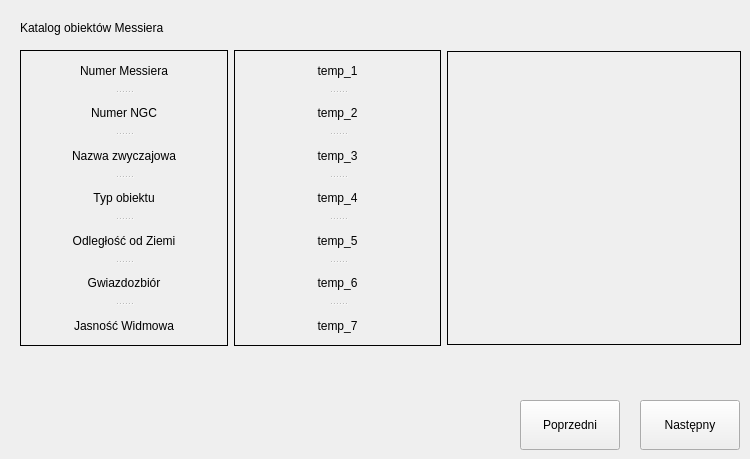
    <widget class="QWidget" name="page_katalog_sub">
     <widget class="QLabel" name="label_4">
      <property name="geometry">
       <rect>
        <x>20</x>
        <y>20</y>
        <width>291</width>
        <height>16</height>
       </rect>
      </property>
      <property name="text">
       <string>Katalog obiektów Messiera</string>
      </property>
     </widget>
     <widget class="QPushButton" name="pushButtonNext">
      <property name="geometry">
       <rect>
        <x>640</x>
        <y>400</y>
        <width>100</width>
        <height>50</height>
       </rect>
      </property>
      <property name="minimumSize">
       <size>
        <width>50</width>
        <height>50</height>
       </size>
      </property>
      <property name="maximumSize">
       <size>
        <width>100</width>
        <height>100</height>
       </size>
      </property>
      <property name="text">
       <string>Następny</string>
      </property>
     </widget>
     <widget class="QPushButton" name="pushButtonPrevious">
      <property name="geometry">
       <rect>
        <x>520</x>
        <y>400</y>
        <width>100</width>
        <height>50</height>
       </rect>
      </property>
      <property name="minimumSize">
       <size>
        <width>50</width>
        <height>50</height>
       </size>
      </property>
      <property name="maximumSize">
       <size>
        <width>100</width>
        <height>100</height>
       </size>
      </property>
      <property name="text">
       <string>Poprzedni</string>
      </property>
     </widget>
     <widget class="QWidget" name="horizontalLayoutWidget">
      <property name="geometry">
       <rect>
        <x>20</x>
        <y>50</y>
        <width>721</width>
        <height>296</height>
       </rect>
      </property>
      <layout class="QHBoxLayout" name="horizontalLayout_2">
       <item>
        <widget class="QSplitter" name="splitter_4">
         <property name="frameShape">
          <enum>QFrame::Box</enum>
         </property>
         <property name="orientation">
          <enum>Qt::Vertical</enum>
         </property>
         <widget class="QLabel" name="label_24">
          <property name="text">
           <string>Numer Messiera</string>
          </property>
          <property name="alignment">
           <set>Qt::AlignCenter</set>
          </property>
         </widget>
         <widget class="QLabel" name="label_25">
          <property name="text">
           <string>Numer NGC</string>
          </property>
          <property name="alignment">
           <set>Qt::AlignCenter</set>
          </property>
         </widget>
         <widget class="QLabel" name="label_26">
          <property name="text">
           <string>Nazwa zwyczajowa</string>
          </property>
          <property name="alignment">
           <set>Qt::AlignCenter</set>
          </property>
         </widget>
         <widget class="QLabel" name="label_33">
          <property name="text">
           <string>Typ obiektu</string>
          </property>
          <property name="alignment">
           <set>Qt::AlignCenter</set>
          </property>
         </widget>
         <widget class="QLabel" name="label_34">
          <property name="text">
           <string>Odległość od Ziemi</string>
          </property>
          <property name="alignment">
           <set>Qt::AlignCenter</set>
          </property>
         </widget>
         <widget class="QLabel" name="label_35">
          <property name="text">
           <string>Gwiazdozbiór</string>
          </property>
          <property name="alignment">
           <set>Qt::AlignCenter</set>
          </property>
         </widget>
         <widget class="QLabel" name="label_36">
          <property name="text">
           <string>Jasność Widmowa</string>
          </property>
          <property name="alignment">
           <set>Qt::AlignCenter</set>
          </property>
         </widget>
        </widget>
       </item>
       <item>
        <widget class="QSplitter" name="splitter_5">
         <property name="frameShape">
          <enum>QFrame::Box</enum>
         </property>
         <property name="orientation">
          <enum>Qt::Vertical</enum>
         </property>
         <widget class="QLabel" name="label_MessierNumber">
          <property name="text">
           <string>temp_1</string>
          </property>
          <property name="alignment">
           <set>Qt::AlignCenter</set>
          </property>
         </widget>
         <widget class="QLabel" name="label_NGC">
          <property name="text">
           <string>temp_2</string>
          </property>
          <property name="alignment">
           <set>Qt::AlignCenter</set>
          </property>
         </widget>
         <widget class="QLabel" name="label_NazwaZwyczajowa">
          <property name="text">
           <string>temp_3</string>
          </property>
          <property name="alignment">
           <set>Qt::AlignCenter</set>
          </property>
         </widget>
         <widget class="QLabel" name="label_TypObiektu">
          <property name="text">
           <string>temp_4</string>
          </property>
          <property name="alignment">
           <set>Qt::AlignCenter</set>
          </property>
         </widget>
         <widget class="QLabel" name="label_Odleglosc">
          <property name="text">
           <string>temp_5</string>
          </property>
          <property name="alignment">
           <set>Qt::AlignCenter</set>
          </property>
         </widget>
         <widget class="QLabel" name="label_Gwiazdozbior">
          <property name="text">
           <string>temp_6</string>
          </property>
          <property name="alignment">
           <set>Qt::AlignCenter</set>
          </property>
         </widget>
         <widget class="QLabel" name="label_Jasnosc">
          <property name="text">
           <string>temp_7</string>
          </property>
          <property name="alignment">
           <set>Qt::AlignCenter</set>
          </property>
         </widget>
        </widget>
       </item>
       <item>
        <widget class="QLabel" name="label_21">
         <property name="minimumSize">
          <size>
           <width>294</width>
           <height>294</height>
          </size>
         </property>
         <property name="maximumSize">
          <size>
           <width>294</width>
           <height>294</height>
          </size>
         </property>
         <property name="frameShape">
          <enum>QFrame::Box</enum>
         </property>
         <property name="text">
          <string/>
         </property>
        </widget>
       </item>
      </layout>
     </widget>
    </widget>
